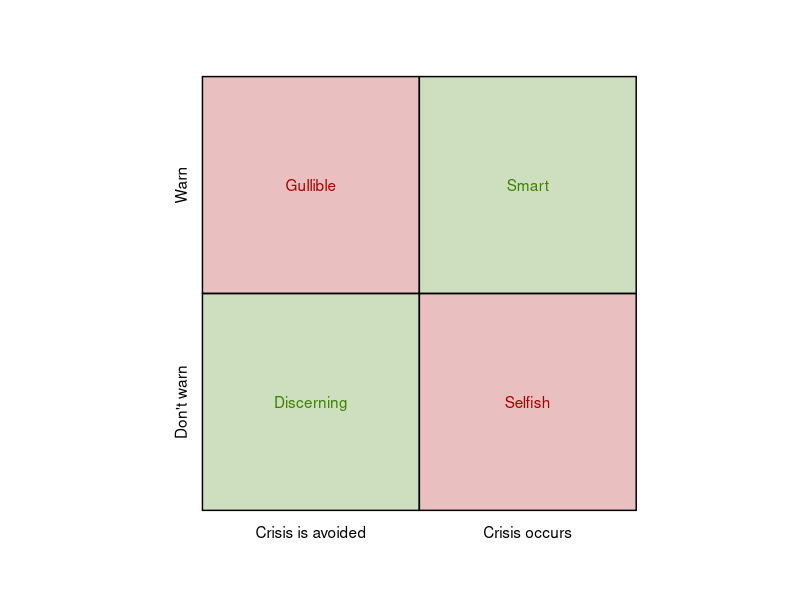
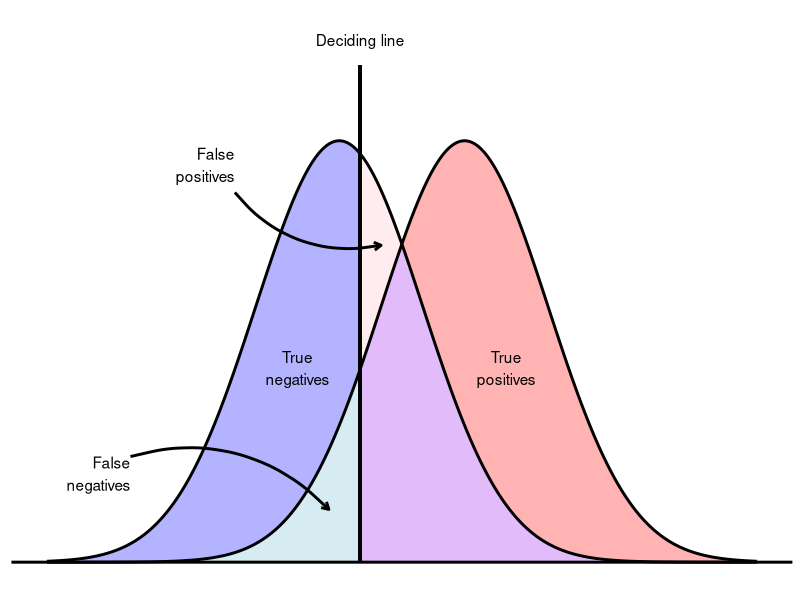
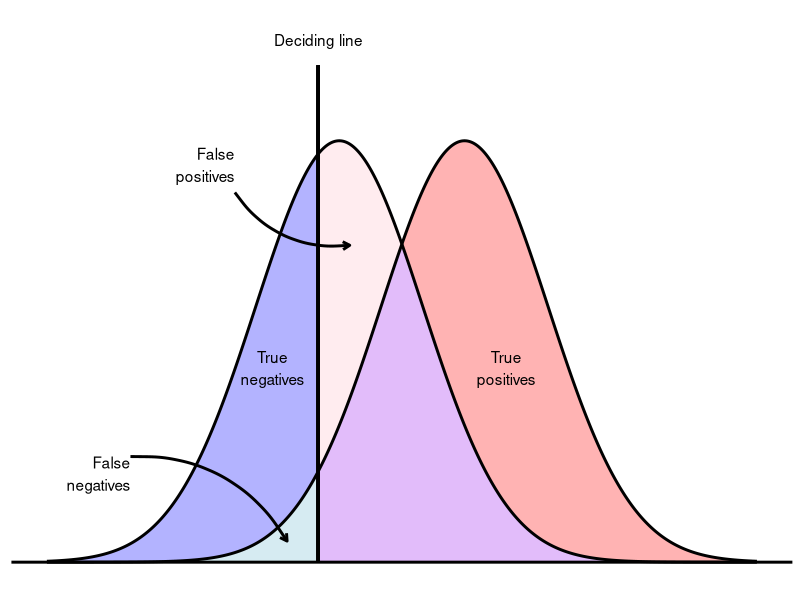

Source code (R) for these figures, in order:
## ---- chunk 1
knitr::opts_chunk$set(echo = FALSE, warning = FALSE)
library(tidyverse)
library(bayestestR)
## ---- chunk 2
empty_theme <- theme(                              
  plot.background = element_blank(), 
  panel.grid.major = element_blank(), 
  panel.grid.minor = element_blank(), 
  panel.border = element_blank(), 
  panel.background = element_blank(),
  axis.line = element_blank(),
  axis.ticks = element_blank(),
  axis.text.y = element_text(angle = 90)
)

plot <- ggplot(NULL, aes()) +
  # fix the scale so it's always a square
  coord_fixed() +
  # set the scale to one greater than 0-10 in each direction
  # this gives us some breating room and space to add some arrows
  scale_x_continuous(expand = c(0, 0), limits = c(-1, 11),
                     breaks = c(2,8), labels=c("2" = "", "8" = "")) +
  scale_y_continuous(expand = c(0, 0), limits = c(-1,11),
                     breaks = c(2,8), labels=c("2" = "", "8" = "")) +
  # apply the empty theme
  empty_theme +
  # labels
  labs(title = "",
       x = "",
       y = "") +
  
  # create the quadrants
  geom_rect(aes(xmin=0, xmax=5, ymin=0, ymax=5), color = "black", fill = "#3c8200", alpha = .25) +
  geom_rect(aes(xmin=5, xmax=10, ymin=0, ymax=5), color = "black", fill = "#AA0000", alpha = .25) +
  geom_rect(aes(xmin=0, xmax=5, ymin=5, ymax=10), color = "black", fill = "#AA0000", alpha = .25) +
  geom_rect(aes(xmin=5, xmax=10, ymin=5, ymax=10), color = "black", fill = "#3c8200", alpha = .25) +
  
  # quadrant labels
  annotate("text", x = -.5, y = 2.5, angle = 90, label = "Don't warn") +
  annotate("text", x = -.5, y = 7.5, angle = 90, label = "Warn") +
  annotate("text", x = 2.5, y = -.5, label = "Crisis is avoided") +
  annotate("text", x = 7.5, y = -.5, label = "Crisis occurs") +
  
  # quadrant titles
  annotate("text", x = 2.5, y = 2.5, color = "#3c8200", label = "Discerning") +
  annotate("text", x = 2.5, y = 7.5, color = "#AA0000", label = "Gullible") +
  annotate("text", x = 7.5, y = 2.5, color = "#AA0000", label = "Selfish") +
  annotate("text", x = 7.5, y = 7.5, color = "#3c8200", label = "Smart")

plot
## ---- chunk 3
sigma <- 2
mean <- 0

sigma_2 <- 2
mean_2 <- 3

data <- data.frame(x = seq(-10,10,.001))

data <- data %>%
  mutate(y = 1/(sigma*sqrt(2*pi))*exp(-((x-mean)^2/(2*sigma^2))),
         y2 = 1/(sigma_2*sqrt(2*pi))*exp(-((x-mean_2)^2/(2*sigma_2^2)))
         )

x_intercept <- .5

p <- ggplot(data) +
        geom_ribbon(data=subset(data, y>y2 & x <  x_intercept), aes(x=x, ymin=y2, ymax=y), fill = "blue", alpha = .3) +
        geom_ribbon(data = subset(data, y2<y & x< x_intercept), aes(x=x, ymin=0, ymax=y2), fill = "light blue", alpha = .5) +
        geom_ribbon(data = subset(data, y>y2 & x> x_intercept), aes(x=x, ymin=y2, ymax=y), fill = "pink", alpha = .3) +
        geom_ribbon(data = subset(data, y2<y & x>=x_intercept), aes(x=x, ymin=0, ymax=y2), fill = "purple", alpha = .3) +
        geom_ribbon(data = subset(data, y<=y2 & x>x_intercept), aes(x=x, ymin=0, ymax=y), fill = "purple", alpha = .3) +
        geom_ribbon(data = subset(data, y2>y & x>=x_intercept), aes(x=x, ymin=y, ymax=y2), fill = "red", alpha = .3) +
        xlim(-7,10) +
        annotate("curve", x = -2.5, y = .175, xend = 1, yend = .15, curvature = .3, size = 1, arrow = arrow(length = unit(2, "mm"))) +
        annotate("text", x = -2.5, y = .18, label = "False\npositives", hjust = "right", vjust = "bottom") +
        annotate("curve", x = -5, y = .05, xend = -.25, yend = .025, curvature = -.3, size = 1, arrow = arrow(length = unit(2, "mm"))) +
        annotate("text", x = -5, y = .05, label = "False\nnegatives", hjust = "right", vjust = "top") +
        annotate("text", x = -1, y = .1, label = "True\nnegatives", hjust = "center", vjust = "top") +
        annotate("text", x = 4, y = .1, label = "True\npositives", hjust = "center", vjust = "top") +
        annotate("text", x = x_intercept, y = .25, label = "Deciding line", hjust = "center", vjust = "top") +
        theme(axis.line=element_blank(),
            axis.text.x=element_blank(),
            axis.text.y=element_blank(),
            axis.ticks=element_blank(),
            axis.title.x=element_blank(),
            axis.title.y=element_blank(),
            legend.position="none",
            panel.background=element_blank(),
            panel.border=element_blank(),
            panel.grid.major=element_blank(),
            panel.grid.minor=element_blank(),
            plot.background=element_blank()) +
        geom_segment(aes(x=x_intercept, y=0, xend=x_intercept, yend=.235), size=1) +
        geom_hline(aes(yintercept=0), size=1) +
        geom_line(aes(x=x, y=y), size=1) +
        geom_line(aes(x=x, y=y2), size=1)

p
# data <- data %>%
#   mutate(max = colnames(data[,2:3])[apply(data[,2:3], 1, which.max)],
#          min = colnames(data[,2:3])[apply(data[,2:3], 1, which.min)]
#          )
## ---- chunk 4
x_intercept <- -.5

p <- ggplot(data) +
        geom_ribbon(data=subset(data, y>y2 & x <  x_intercept), aes(x=x, ymin=y2, ymax=y), fill = "blue", alpha = .3) +
        geom_ribbon(data = subset(data, y2<y & x< x_intercept), aes(x=x, ymin=0, ymax=y2), fill = "light blue", alpha = .5) +
        geom_ribbon(data = subset(data, y>y2 & x> x_intercept), aes(x=x, ymin=y2, ymax=y), fill = "pink", alpha = .3) +
        geom_ribbon(data = subset(data, y2<y & x>=x_intercept), aes(x=x, ymin=0, ymax=y2), fill = "purple", alpha = .3) +
        geom_ribbon(data = subset(data, y<=y2 & x>x_intercept), aes(x=x, ymin=0, ymax=y), fill = "purple", alpha = .3) +
        geom_ribbon(data = subset(data, y2>y & x>=x_intercept), aes(x=x, ymin=y, ymax=y2), fill = "red", alpha = .3) +
        xlim(-7,10) +
        annotate("curve", x = -2.5, y = .175, xend = .25, yend = .15, curvature = .3, size = 1, arrow = arrow(length = unit(2, "mm"))) +
        annotate("text", x = -2.5, y = .18, label = "False\npositives", hjust = "right", vjust = "bottom") +
        annotate("curve", x = -5, y = .05, xend = -1.25, yend = .01, curvature = -.3, size = 1, arrow = arrow(length = unit(2, "mm"))) +
        annotate("text", x = -5, y = .05, label = "False\nnegatives", hjust = "right", vjust = "top") +
        annotate("text", x = -1.6, y = .1, label = "True\nnegatives", hjust = "center", vjust = "top") +
        annotate("text", x = 4, y = .1, label = "True\npositives", hjust = "center", vjust = "top") +
        annotate("text", x = x_intercept, y = .25, label = "Deciding line", hjust = "center", vjust = "top") +
        theme(axis.line=element_blank(),
            axis.text.x=element_blank(),
            axis.text.y=element_blank(),
            axis.ticks=element_blank(),
            axis.title.x=element_blank(),
            axis.title.y=element_blank(),
            legend.position="none",
            panel.background=element_blank(),
            panel.border=element_blank(),
            panel.grid.major=element_blank(),
            panel.grid.minor=element_blank(),
            plot.background=element_blank()) +
        geom_segment(aes(x=x_intercept, y=0, xend=x_intercept, yend=.235), size=1) +
        geom_hline(aes(yintercept=0), size=1) +
        geom_line(aes(x=x, y=y), size=1) +
        geom_line(aes(x=x, y=y2), size=1)

p
